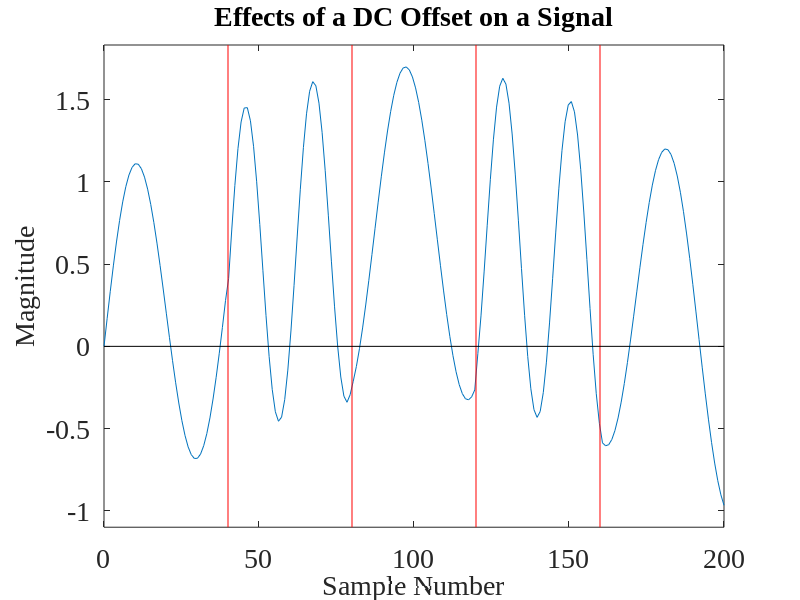

MATLAB code for this plot:
fontSize = 20;

x = linspace(0,200,200);
y1 = sin(2*pi*x/40);
y2 = sin(2*pi*x/(1/2200*48000));
y = cat(2, y1(1:40), y2(1:40), y1(34:73), y2(20:59),y1(30:69));
y = y + 0.7*sin(pi*x/200);
f = figure('Position',[0,0,1280,1024]);
set(gcf,'color','w');
plot(x, y);
filename = 'Effects of a DC Offset on a Signal';
title(filename);
xlabel('Sample Number');
ylabel('Magnitude');
minY = min(y);
maxY = max(y);
center = (minY+maxY)/ 2;
rangeY = maxY - minY;
adjustedRange = 0.55*rangeY;
minY = (center - adjustedRange);
maxY = (center + adjustedRange);
ylim([minY maxY]);
set(gca,'FontSize',fontSize, 'FontName', 'Times New Roman');
set(findall(gcf,'type','text'),'FontSize',fontSize, 'FontName', 'Times New Roman');
yL = get(gca,'YLim');
xL = get(gca,'XLim');
line([40 40],yL,'Color','r');
line([80 80],yL,'Color','r');
line([120 120],yL,'Color','r');
line([160 160],yL,'Color','r');
line(xL,[0 0],'Color','black');
saveas(f, strcat('.\..\..\..\rrxthesis\images\',regexprep(filename,'[^\w'']',''),'.png'));
pause();
close(f);
clear all;
